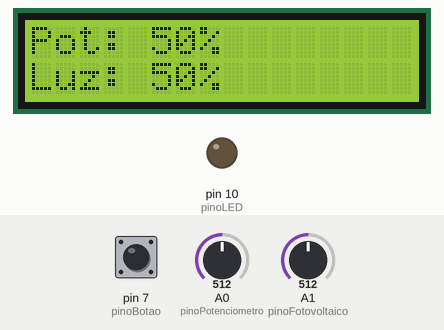
Bench run of a sketch on a simulated Arduino Uno, built with avr-gcc and run on an emulated ATmega328P. On the bench: 16×2 character LCD, output pins drawn as LEDs (lit = HIGH). Inputs (shaded band) come from the test bench; at power-on: A1 (pinoFotovoltaico) = 512, A0 (pinoPotenciometro) = 512, pin 7 (pinoBotao) LOW. What the sketch prints to the serial monitor is not drawn.

Above: at 1.2 s.
1.3 s: A1 (pinoFotovoltaico) set to 530
At 2.5 s:
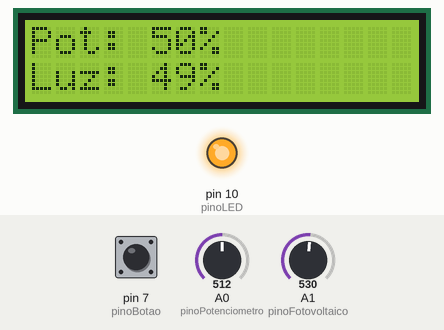
2.8 s: A0 (pinoPotenciometro) set to 540
At 3.5 s:
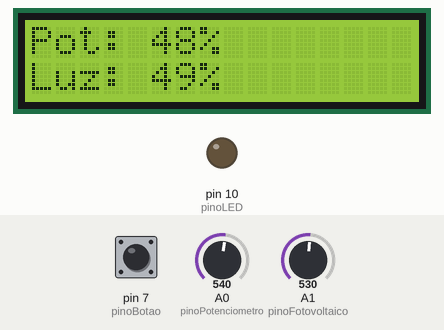
4.3 s: A1 (pinoFotovoltaico) set to 511
At 5.5 s:
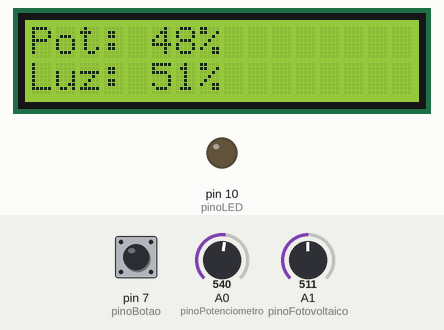
5.8 s: A0 (pinoPotenciometro) set to 511
At 6.8 s:
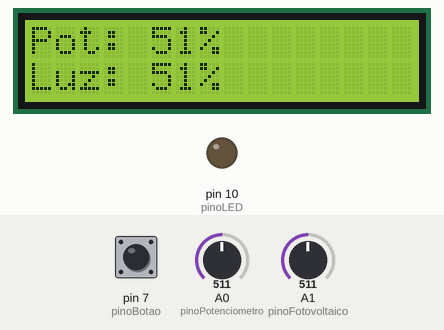
7.3 s: A0 (pinoPotenciometro) set to 306
At 7.8 s:
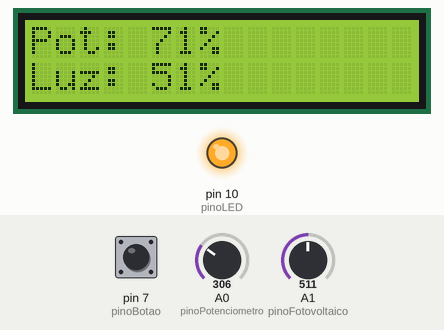
8.8 s: A1 (pinoFotovoltaico) set to 323
At 10.0 s:
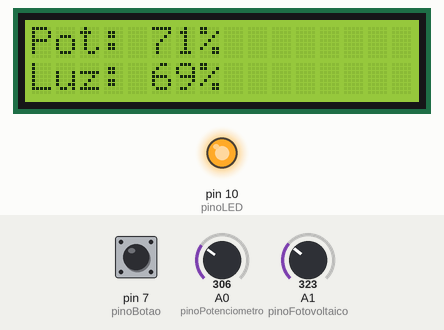
10.3 s: A1 (pinoFotovoltaico) set to 288
Timing chart, 0 to 12.8 s (numbered marks = the images above; inputs shaded):
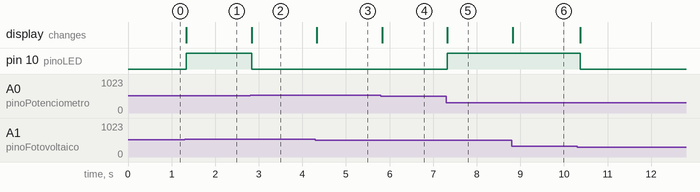

Measured:
- the behaviour switches between 521 and 522 on A1 (pinoFotovoltaico) (found by bisection; images 0 and 1)
- the behaviour switches between 521 and 522 on A0 (pinoPotenciometro) (found by bisection; images 1 and 2)
- after the input at 1.3 s, pin 10 (pinoLED): LOW → HIGH at once; the display: changes at once (image 1)
- after the input at 2.8 s, pin 10 (pinoLED): HIGH → LOW at once; the display: changes at once (image 2)
- after the input at 4.3 s, the display: changes at once (image 3)
- after the input at 5.8 s, the display: changes at once (image 4)
- after the input at 7.3 s, pin 10 (pinoLED): LOW → HIGH at once; the display: changes at once (image 5)
- after the input at 8.8 s, the display: changes at once (image 6)
- after the input at 10.3 s, pin 10 (pinoLED): HIGH → LOW after 0.07 s

The sketch:

Arduino_aula7_projeto_1_.ino
```cpp
// projeto 1.1 com LCD
// feito com chatGPT


#include <Adafruit_LiquidCrystal.h>

const int pinoPotenciometro = A0;   // Pino analógico do potenciômetro
const int pinoFotovoltaico = A1;    // Pino analógico do fotovoltaico
const int pinoBotao = 7;            // Pino digital do botão
const int pinoLED = 10;             // Pino do LED

int valorPotenciometro = 0;         // Variável para armazenar a leitura do potenciômetro
int valorFotovoltaico = 0;          // Variável para armazenar a leitura do fotovoltaico
int estadoBotao = 0;                // Variável para armazenar o estado do botão
int ultimoEstadoBotao = 0;          // Variável para armazenar o estado anterior do botão
bool logicaHabilitada = true;       // Variável para controlar a lógica

int ultimoValorPotenciometro = -1;  // Último valor do potenciômetro
int ultimoValorFotovoltaico = -1;   // Último valor do fotovoltaico

int segundos = 0;
Adafruit_LiquidCrystal lcd_1(0);

void setup() {
  lcd_1.begin(16, 2);
  lcd_1.print("Hello, LCD!");

  pinMode(pinoLED, OUTPUT);      // Configura o pino do LED como saída
  pinMode(pinoBotao, INPUT);     // Configura o pino do botão como entrada
  Serial.begin(9600);            // Inicia a comunicação serial para depuração
}

void loop() {
  // Lê o estado do botão
  estadoBotao = digitalRead(pinoBotao);

  // Verifica se o estado do botão mudou
  if (estadoBotao != ultimoEstadoBotao) {
    delay(50);  // Aguarda um curto período para evitar leituras instáveis
    if (estadoBotao == HIGH) {
      // Inverte o estado da lógica ao pressionar o botão
      logicaHabilitada = !logicaHabilitada;

      // Se a lógica estiver desativada, acende o LED
      if (!logicaHabilitada) {
        digitalWrite(pinoLED, HIGH);
      } else {
        digitalWrite(pinoLED, LOW);
      }
    }
  }

  // Armazena o estado atual do botão para a próxima iteração
  ultimoEstadoBotao = estadoBotao;

  // Se a lógica estiver habilitada, continua com a lógica existente
  if (logicaHabilitada) {
    // Lê os valores do potenciômetro e do fotovoltaico
    valorPotenciometro = analogRead(pinoPotenciometro);
    valorFotovoltaico = analogRead(pinoFotovoltaico);

    // Mapeia o valor do potenciômetro para o intervalo de 0-100
    int valorPotenciometroMapeado = map(valorPotenciometro, 0, 1023, 100, 0);

    // Mapeia o valor do fotovoltaico para o intervalo de 0-100
    int valorFotovoltaicoMapeado = map(valorFotovoltaico, 0, 1023, 100, 0);

    // Imprime os valores no monitor serial (opcional)
    Serial.print("Potenciometro: ");
    Serial.print(valorPotenciometroMapeado);
    Serial.print("%, Luminosidade: ");
    Serial.print(valorFotovoltaicoMapeado);
    Serial.println();

    // Verifica se houve alterações no potenciômetro ou na luminosidade
    if (valorPotenciometroMapeado != ultimoValorPotenciometro || valorFotovoltaicoMapeado != ultimoValorFotovoltaico) {
      // Exibe os valores no LCD apenas se houver alterações
      lcd_1.clear();
      lcd_1.setCursor(0, 0);
      lcd_1.print("Pot: ");
      lcd_1.print(valorPotenciometroMapeado);
      lcd_1.print("%  ");

      lcd_1.setCursor(0, 1);
      lcd_1.print("Luz: ");
      lcd_1.print(valorFotovoltaicoMapeado);
      lcd_1.print("%  ");

      // Atualiza os últimos valores
      ultimoValorPotenciometro = valorPotenciometroMapeado;
      ultimoValorFotovoltaico = valorFotovoltaicoMapeado;
    }

    // Acende o LED se a luminosidade for menor que o valor do potenciômetro
    if (valorFotovoltaicoMapeado < valorPotenciometroMapeado) {
      digitalWrite(pinoLED, HIGH);  // Liga o LED
    } else {
      digitalWrite(pinoLED, LOW);   // Desliga o LED
    }
  }

  delay(50);  // Aguarda 500 milissegundos antes da próxima leitura
}
```
